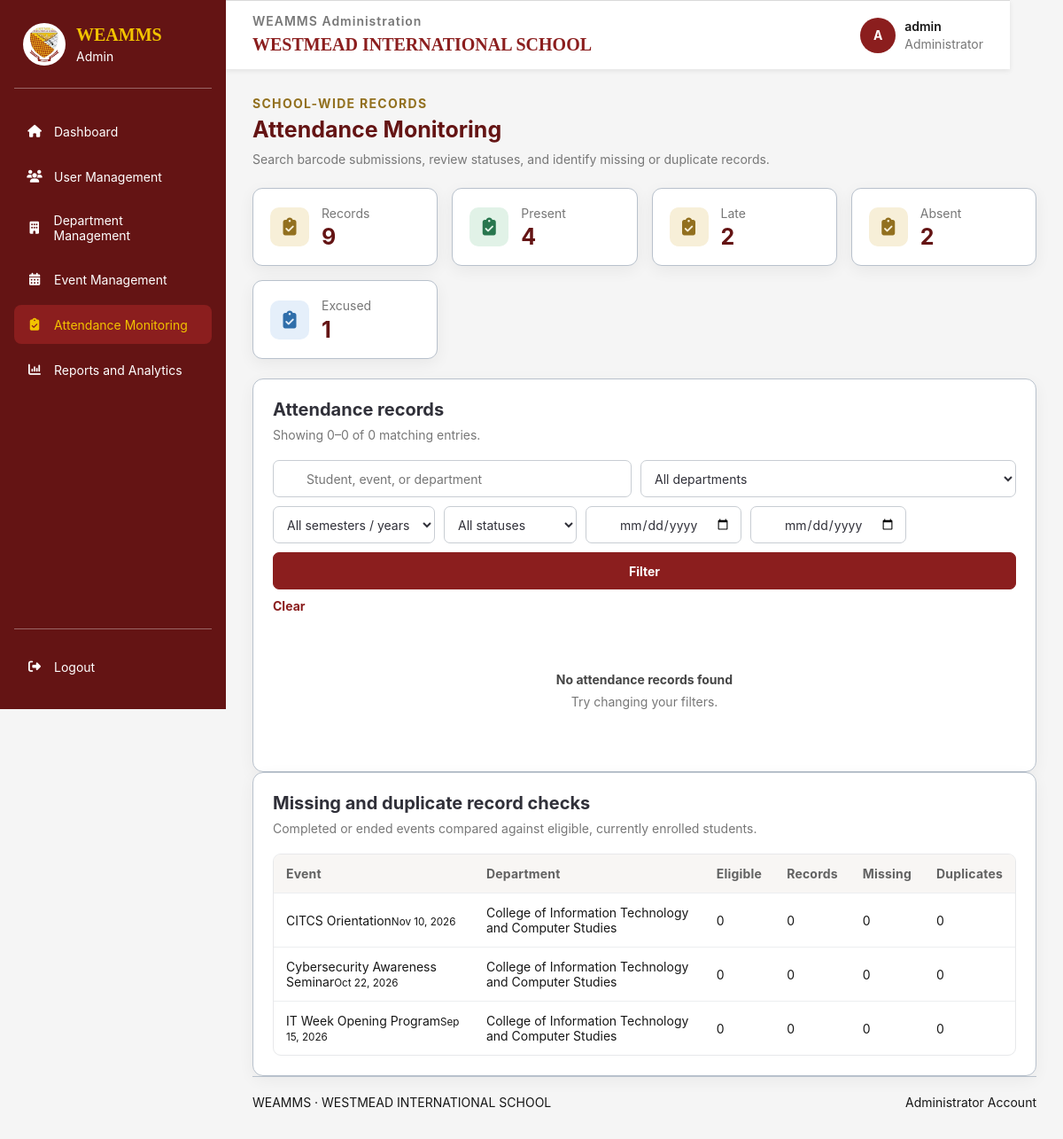
The page /admin/attendance/index.php (signed in) on the database its author committed.
### tables this page shows
CREATE TABLE `events` (
  `event_id` bigint(20) UNSIGNED NOT NULL,
  `department_id` bigint(20) UNSIGNED NOT NULL,
  `requested_by` bigint(20) UNSIGNED NOT NULL,
  `academic_period_id` bigint(20) UNSIGNED NOT NULL,
  `event_title` varchar(200) NOT NULL,
  `event_description` text DEFAULT NULL,
  `venue` varchar(200) DEFAULT NULL,
  `start_at` datetime NOT NULL,
  `end_at` datetime NOT NULL,
  `attendance_opens_at` datetime DEFAULT NULL,
  `attendance_closes_at` datetime DEFAULT NULL,
  `event_status` enum('pending','approved','rejected','cancelled','cancellation_requested','completed') NOT NULL DEFAULT 'pending',
  `admin_reviewed_by` bigint(20) UNSIGNED DEFAULT NULL,
  `admin_reviewed_at` datetime DEFAULT NULL,
  `admin_remarks` text DEFAULT NULL,
  `cancellation_requested_at` datetime DEFAULT NULL,
  `cancellation_requested_by` bigint(20) UNSIGNED DEFAULT NULL,
  `cancellation_request_remarks` text DEFAULT NULL,
  `created_at` timestamp NOT NULL DEFAULT current_timestamp(),
  `updated_at` timestamp NOT NULL DEFAULT current_timestamp() ON UPDATE current_timestamp()
);

CREATE TABLE `departments` (
  `department_id` bigint(20) UNSIGNED NOT NULL,
  `department_code` varchar(30) NOT NULL,
  `department_name` varchar(150) NOT NULL,
  `description` text DEFAULT NULL,
  `is_active` tinyint(1) NOT NULL DEFAULT 1,
  `department_head_can_edit` tinyint(1) NOT NULL DEFAULT 0,
  `department_head_can_edit_attendance` tinyint(1) NOT NULL DEFAULT 0,
  `created_at` timestamp NOT NULL DEFAULT current_timestamp()
);

### includes/admin_context.php (called while the page is built, shortened)
<?php
function adminEscape(mixed $value): string
{
    return htmlspecialchars((string) $value, ENT_QUOTES, 'UTF-8');
}

### admin/attendance/index.php (the view, shortened to what this page needs)
<?php
require_once __DIR__ . '/../../includes/admin_layout_start.php';
$search = trim(is_string($_GET['q'] ?? null) ? $_GET['q'] : '');
$dateFrom = is_string($_GET['date_from'] ?? null) && preg_match('/^\d{4}-\d{2}-\d{2}$/', $_GET['date_from']) ? $_GET['date_from'] : '';
$dateTo = is_string($_GET['date_to'] ?? null) && preg_match('/^\d{4}-\d{2}-\d{2}$/', $_GET['date_to']) ? $_GET['date_to'] : '';
$page = filter_var($_GET['page'] ?? 1, FILTER_VALIDATE_INT);
$page = $page !== false && $page > 0 ? $page : 1;
$pageSize = 50;
$conditions = [];
$params = [];
$where = $conditions === [] ? '' : 'WHERE ' . implode(' AND ', $conditions);
$countStmt = $pdo->prepare(
    "SELECT COUNT(*)
     FROM event_attendance ea
     INNER JOIN events e ON e.event_id = ea.event_id
     INNER JOIN departments d ON d.department_id = e.department_id
     INNER JOIN event_attendance_roster r
        ON r.event_id = ea.event_id AND r.student_id = ea.student_id
     $where"
);
$countStmt->execute($params);
$totalRecords = (int) $countStmt->fetchColumn();
$totalPages = max(1, (int) ceil($totalRecords / $pageSize));
$page = min($page, $totalPages);
$offset = ($page - 1) * $pageSize;
$recordsStmt = $pdo->prepare(
    "SELECT ea.attendance_id, ea.attendance_status, ea.check_in_at, ea.record_source, ea.remarks,
            e.event_id, e.event_title, e.start_at, d.department_name, ap.academic_year, ap.semester,
            r.student_id, r.student_number, r.first_name, r.middle_name, r.last_name,
            u.username AS recorded_by
     FROM event_attendance ea
     INNER JOIN events e ON e.event_id = ea.event_id
     INNER JOIN departments d ON d.department_id = e.department_id
     INNER JOIN academic_periods ap ON ap.academic_period_id = e.academic_period_id
     INNER JOIN event_attendance_roster r
        ON r.event_id = ea.event_id AND r.student_id = ea.student_id
     LEFT JOIN users u ON u.user_id = ea.recorded_by_user_id
     $where
     ORDER BY e.start_at DESC, r.last_name, r.first_name
     LIMIT :limit OFFSET :offset"
);
$recordsStmt->bindValue(':limit', $pageSize, PDO::PARAM_INT);
$recordsStmt->bindValue(':offset', $offset, PDO::PARAM_INT);
$recordsStmt->execute();
$records = $recordsStmt->fetchAll(PDO::FETCH_ASSOC);
$summaryStmt = $pdo->query(
    "SELECT COUNT(*) AS records,
            COALESCE(SUM(attendance_status = 'present'), 0) AS present,
            COALESCE(SUM(attendance_status = 'late'), 0) AS late,
            COALESCE(SUM(attendance_status = 'absent'), 0) AS absent,
            COALESCE(SUM(attendance_status = 'excused'), 0) AS excused
     FROM event_attendance"
);
$summary = $summaryStmt->fetch(PDO::FETCH_ASSOC);
$integrity = $pdo->query(
    "SELECT e.event_id, e.event_title, e.start_at, d.department_name,
            COUNT(DISTINCT r.student_id) AS eligible_students,
            COUNT(DISTINCT ea.student_id) AS recorded_students,
            COUNT(ea.attendance_id) - COUNT(DISTINCT ea.student_id) AS duplicate_records
     FROM events e
     INNER JOIN departments d ON d.department_id = e.department_id
     LEFT JOIN event_attendance_roster r ON r.event_id = e.event_id
     LEFT JOIN event_attendance ea ON ea.event_id = e.event_id AND ea.student_id = r.student_id
     WHERE e.event_status IN ('approved', 'completed') AND e.end_at < NOW()
     GROUP BY e.event_id, e.event_title, e.start_at, d.department_name
     ORDER BY e.start_at DESC
     LIMIT 100"
)->fetchAll(PDO::FETCH_ASSOC);
?>
<section class="admin-content-section">
    <div class="admin-page-heading"><div><span class="admin-eyebrow">School-wide records</span><h2>Attendance Monitoring</h2><p>Search barcode submissions, review statuses, and identify missing or duplicate records.</p></div></div>
    <div class="admin-summary-grid">
        <?php foreach ([['Records', 'records', ''], ['Present', 'present', 'admin-icon-green'], ['Late', 'late', 'admin-icon-gold'], ['Absent', 'absent', ''], ['Excused', 'excused', 'admin-icon-blue']] as [$label, $key, $tone]): ?>
            <article class="admin-summary-card"><span class="admin-summary-icon <?= adminEscape($tone) ?>"><i class="fa-solid fa-clipboard-check" aria-hidden="true"></i></span><div><span><?= adminEscape($label) ?></span><strong><?= (int) $summary[$key] ?></strong></div></article>
        <?php endforeach; ?>
    </div>
    <section class="admin-panel">
        <div class="admin-panel-heading"><div><h3>Attendance records</h3><p>Showing <?= $totalRecords === 0 ? 0 : $offset + 1 ?>–<?= min($totalRecords, $offset + count($records)) ?> of <?= $totalRecords ?> matching entries.</p></div></div>
        <form class="admin-filters" method="get" action="<?= adminEscape($adminBaseUrl) ?>/admin/attendance/index.php">
            <label class="admin-search-field"><span class="visually-hidden">Search attendance</span><input type="search" name="q" value="<?= adminEscape($search) ?>" placeholder="Student, event, or department"></label>
            <label><select name="department_id"><option value="">All departments</option></select></label>
            <label><select name="academic_period_id"><option value="">All semesters / years</option></select></label>
            <label><select name="status"><option value="">All statuses</option></select></label>
            <label><span class="visually-hidden">Event date from</span><input type="date" name="date_from" value="<?= adminEscape($dateFrom) ?>"></label>
            <label><span class="visually-hidden">Event date to</span><input type="date" name="date_to" value="<?= adminEscape($dateTo) ?>"></label>
            <button class="admin-filter-button" type="submit">Filter</button>
            <a class="admin-reset-link" href="<?= adminEscape($adminBaseUrl) ?>/admin/attendance/index.php">Clear</a>
        </form>
        <?php if ($records === []): ?><div class="admin-empty-state"><strong>No attendance records found</strong><p>Try changing your filters.</p></div><?php endif; ?>
    </section>
    <section class="admin-panel admin-integrity-panel">
        <div class="admin-panel-heading"><div><h3>Missing and duplicate record checks</h3><p>Completed or ended events compared against eligible, currently enrolled students.</p></div></div>
        <div class="admin-table-wrap"><table class="admin-table"><thead><tr><th>Event</th><th>Department</th><th>Eligible</th><th>Records</th><th>Missing</th><th>Duplicates</th></tr></thead><tbody>
            <?php foreach ($integrity as $event): $missing = max(0, (int) $event['eligible_students'] - (int) $event['recorded_students']); ?>
                <tr><td data-label="Event"><?= adminEscape($event['event_title']) ?><small><?= adminEscape(date('M j, Y', strtotime($event['start_at']))) ?></small></td><td data-label="Department"><?= adminEscape($event['department_name']) ?></td><td data-label="Eligible"><?= (int) $event['eligible_students'] ?></td><td data-label="Records"><?= (int) $event['recorded_students'] ?></td><td data-label="Missing"><?= $missing ?></td><td data-label="Duplicates"><?= (int) $event['duplicate_records'] ?></td></tr>
            <?php endforeach; ?>
        </tbody></table></div>
    </section>
</section>
<?php require __DIR__ . '/../../includes/footer.php'; ?></main></body></html>

### assets/css/style.css (style rules this page uses)
:root { --wis-maroon-light: #B43737; --wis-maroon: #8B1E1E; --wis-maroon-dark: #641414; --wis-gold: #F2C300; --wis-gold-dark: #D6A900; --wis-white: #FFFFFF; --wis-light-blue: #E8F0FE; --wis-black: #171717; --wis-background: #F5F5F5; --wis-border: #B8C1CC; --wis-shadow: 0 8px 25px rgba(0, 0, 0, 0.10); }
* { box-sizing: border-box; margin: 0; padding: 0; }
html { scroll-behavior: smooth; }
body { display: flex; justify-content: center; align-items: flex-start; min-height: 100vh; padding: 0 20px; background: var(--wis-background); color: var(--wis-black); font-family: Arial, Helvetica, sans-serif; }
form { width: 100%; margin: 0 auto; }
button { display: block; width: 100%; min-height: 48px; padding: 12px 14px; border: 2px solid var(--wis-maroon); border-radius: 7px; background: var(--wis-maroon); color: var(--wis-white); font-family: Arial, Helvetica, sans-serif; font-size: 14px; font-weight: 700; cursor: pointer; transition: background 0.2s ease, border-color 0.2s ease, color 0.2s ease, transform 0.2s ease; }

### rows shown on the page
events: event_title "CITCS Orientation", start_at "Nov 10, 2026", department.department_name "College of Information Technology and Computer Studies", eligible_students "0", recorded_students "0", missing "0", duplicate_records "0"
events: event_title "Cybersecurity Awareness Seminar", start_at "Oct 22, 2026", department.department_name "College of Information Technology and Computer Studies", eligible_students "0", recorded_students "0", missing "0", duplicate_records "0"
events: event_title "IT Week Opening Program", start_at "Sep 15, 2026", department.department_name "College of Information Technology and Computer Studies", eligible_students "0", recorded_students "0", missing "0", duplicate_records "0"

### other values the page prints
str_replace('_', ' ', $role) "Admin"
$label "Dashboard"
$label "User Management"
$label "Department Management"
$label "Event Management"
$label "Attendance Monitoring"
$label "Reports and Analytics"
adminEscape($adminInitial) "A"
adminEscape($adminUsername) "admin"
adminEscape($label) "Records"
$summary[$key] "9"
adminEscape($label) "Present"
$summary[$key] "4"
adminEscape($label) "Late"
$summary[$key] "2"
